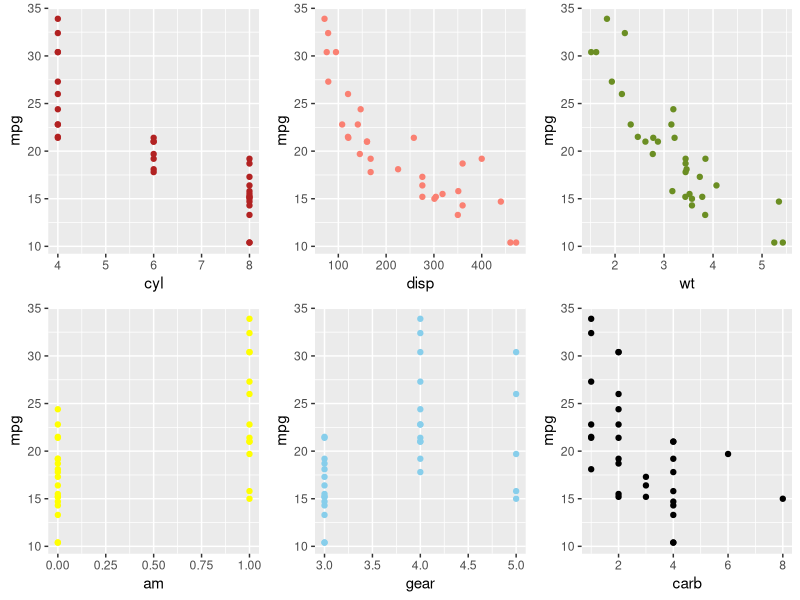
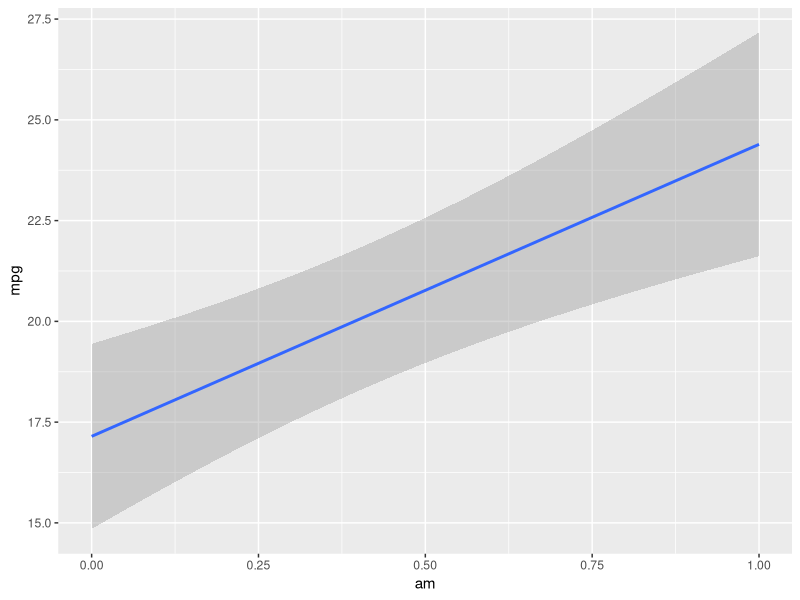
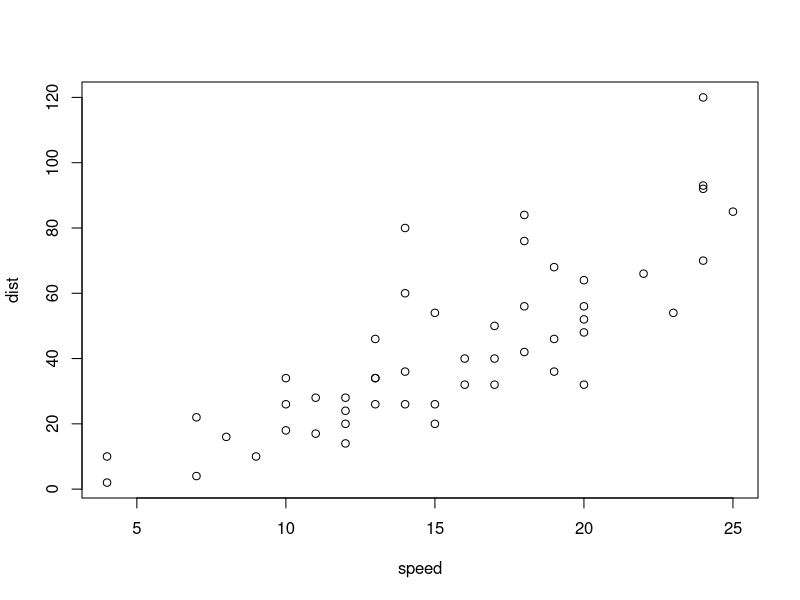

The R script that drew these images, in order:
## ---- chunk 1
head(mtcars)
## ---- chunk 2
library(ggplot2)
cylPlot <- ggplot(mtcars, aes(y=mpg, x=cyl))
cylPlot <- cylPlot + geom_point(color="firebrick")

dispPlot <- ggplot(mtcars, aes(y=mpg, x=disp))
dispPlot <- dispPlot + geom_point(color="salmon")

wtPlot <- ggplot(mtcars, aes(y=mpg, x=wt))
wtPlot <- wtPlot + geom_point(color="olivedrab")

amPlot <- ggplot(mtcars, aes(y=mpg, x=am))
amPlot <- amPlot + geom_point(color="yellow")

gearPlot <- ggplot(mtcars, aes(y=mpg, x=gear))
gearPlot <- gearPlot + geom_point(color="skyblue")

carbPlot <- ggplot(mtcars, aes(y=mpg, x=carb))
carbPlot <- carbPlot + geom_point(color="black")

library(grid)

pushViewport(viewport(layout = grid.layout(2, 3)))
print(cylPlot, vp = viewport(layout.pos.row = 1, layout.pos.col = 1))
print(dispPlot, vp = viewport(layout.pos.row = 1, layout.pos.col = 2))
print(wtPlot, vp = viewport(layout.pos.row = 1, layout.pos.col = 3))

print(amPlot, vp = viewport(layout.pos.row = 2, layout.pos.col = 1))
print(gearPlot, vp = viewport(layout.pos.row = 2, layout.pos.col = 2))
print(carbPlot, vp = viewport(layout.pos.row = 2, layout.pos.col = 3))
## ---- chunk 3
summary(lm(mpg ~ ., data=mtcars))$coefficients

summary(lm(mpg ~ wt, data=mtcars))$coefficients

summary(lm(mpg ~ wt + cyl + am, data=mtcars))$coefficients

## ---- chunk 4
fit <- lm(mtcars$mpg ~ mtcars$am)
coef(fit)

g <- ggplot(mtcars, aes(x=am, y=mpg))
g <- g + geom_smooth(method="lm", formula=y~x)
g
## ---- chunk 5
summary(cars)
## ---- chunk 6
plot(cars)
